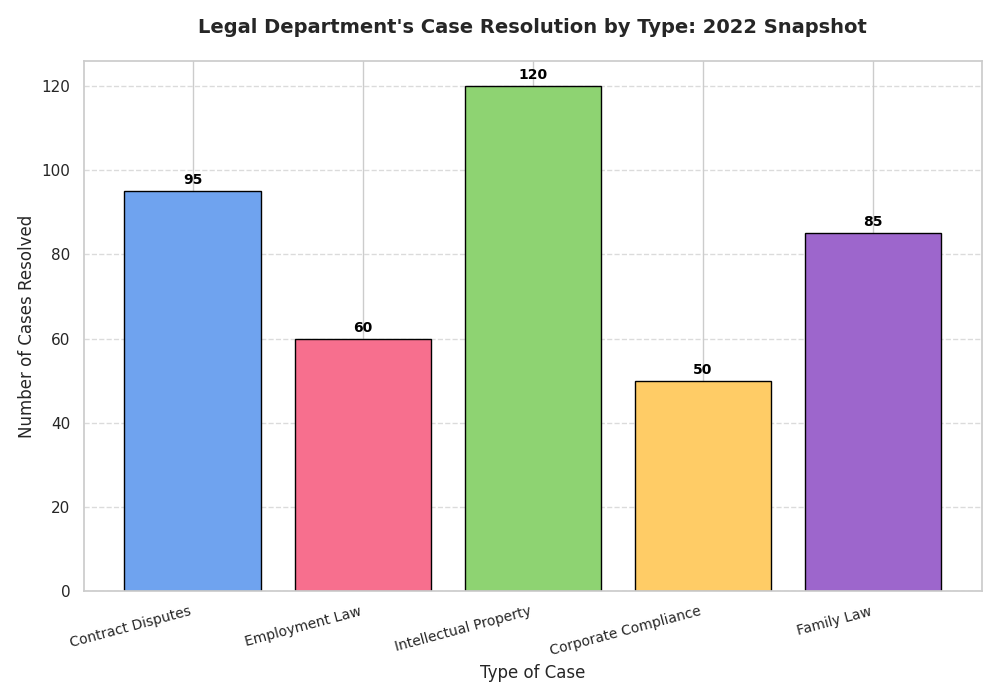

The script that drew this image:
import matplotlib.pyplot as plt
import numpy as np

# Define the case types and a shuffled set of resolved case counts
case_types = ['Contract Disputes', 'Employment Law', 'Intellectual Property', 'Corporate Compliance', 'Family Law']
cases_resolved = [95, 60, 120, 50, 85]  # Manually shuffled

colors = ['#6fa3ef', '#f76f8e', '#8ed372', '#ffcc66', '#9d66cc']

fig, ax = plt.subplots(figsize=(10, 7))
bars = ax.bar(case_types, cases_resolved, color=colors, edgecolor='black')

for bar in bars:
    height = bar.get_height()
    ax.annotate(f'{height}',
                xy=(bar.get_x() + bar.get_width() / 2, height),
                xytext=(0, 3),
                textcoords="offset points",
                ha='center', va='bottom', fontsize=10, fontweight='bold', color='black')

ax.set_title("Legal Department's Case Resolution by Type: 2022 Snapshot", fontsize=14, fontweight='bold', pad=20)
ax.set_xlabel('Type of Case', fontsize=12)
ax.set_ylabel('Number of Cases Resolved', fontsize=12)

plt.xticks(rotation=15, ha='right', fontsize=10)
ax.yaxis.grid(True, linestyle='--', alpha=0.7)
plt.tight_layout()
plt.show()
